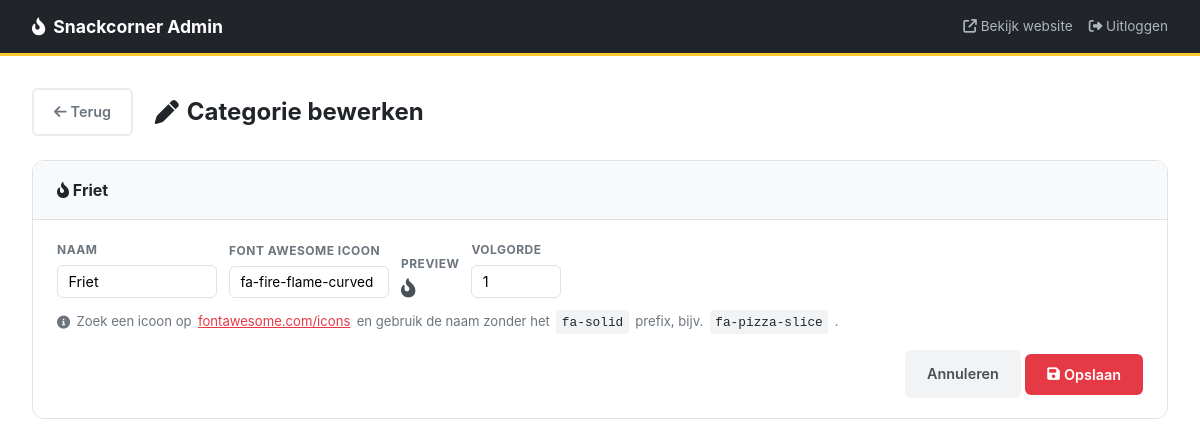
The page /app/admin_categorie_bewerken.php?id=1 (signed in) on the database its author committed.
### tables this page shows
CREATE TABLE `categorieen` (
  `id` int UNSIGNED NOT NULL,
  `naam` varchar(100) NOT NULL,
  `icoon` varchar(50) NOT NULL DEFAULT 'fa-star',
  `volgorde` int UNSIGNED NOT NULL DEFAULT '99'
);

### app/admin_categorie_bewerken.php (the view, shortened to what this page needs)
<?php
try {
    $db = new PDO(
        'mysql:host=mysql_db;dbname=restaraunt;charset=utf8',
        'root',
        'rootpassword',
        [PDO::ATTR_ERRMODE => PDO::ERRMODE_EXCEPTION]
    );
} catch (PDOException $e) {
    die("Verbinding mislukt: " . $e->getMessage());
}
$id = (int)($_GET['id'] ?? 0);
$stmt = $db->prepare("SELECT * FROM `categorieen` WHERE id = :id");
$stmt->execute([':id' => $id]);
$cat = $stmt->fetch(PDO::FETCH_ASSOC);
$terugLink = 'admin.php?tab=categorieen';
?>
<!DOCTYPE html>
<html lang="nl">
<head>
    <link rel="stylesheet" href="https://cdnjs.cloudflare.com/ajax/libs/font-awesome/6.5.0/css/all.min.css" />
    <link rel="stylesheet" href="Styling/styles.css" />
</head>
<body>
    <div class="topbar">
        <h1><i class="fa-solid fa-fire-flame-curved"></i> Snackcorner Admin</h1>
        <div class="topbar-actions">
            <a href="index.php" target="_blank"><i class="fa-solid fa-arrow-up-right-from-square"></i> Bekijk website</a>
            <a href="admin.php?logout=1"><i class="fa-solid fa-right-from-bracket"></i> Uitloggen</a>
        </div>
    </div>
    <div class="wrapper">
        <div class="main">
            <div class="page-title">
                <a href="<?= htmlspecialchars($terugLink) ?>" class="btn btn-ghost">
                    <i class="fa-solid fa-arrow-left"></i> Terug
                </a>
                &nbsp;<i class="fa-solid fa-pen"></i> Categorie bewerken
            </div>
            <div class="card">
                <div class="card-header">
                    <h2>
                        <i class="fa-solid <?= htmlspecialchars($cat['icoon']) ?>" id="iconPreview"></i>
                        <?= htmlspecialchars($cat['naam']) ?>
                    </h2>
                </div>
                <form method="POST"
                      action="admin_categorie_bewerken.php?id=<?= $id ?>"
                      style="padding: 1.25rem 1.5rem;">
                    <div class="add-form">
                        <div class="field">
                            <label>Naam</label>
                            <input type="text" name="cat_naam"
                                   value="<?= htmlspecialchars($cat['naam']) ?>" required>
                        </div>
                        <div class="field">
                            <label>Font Awesome icoon</label>
                            <input type="text" name="cat_icoon" class="icon-input"
                                   value="<?= htmlspecialchars($cat['icoon']) ?>"
                                   placeholder="bijv. fa-burger"
                                   oninput="updatePreview(this)">
                        </div>
                        <div class="field">
                            <label>Preview</label>
                            <i class="fa-solid <?= htmlspecialchars($cat['icoon']) ?> icon-preview" id="iconPreviewField"></i>
                        </div>
                        <div class="field">
                            <label>Volgorde</label>
                            <input type="number" name="cat_volgorde" min="0" class="input-narrow"
                                   value="<?= (int)$cat['volgorde'] ?>">
                        </div>
                    </div>
                    <p class="icon-hint" style="margin-top: 0.75rem;">
                        <i class="fa-solid fa-circle-info"></i>
                        Zoek een icoon op <a href="https://fontawesome.com/icons" target="_blank">fontawesome.com/icons</a>
                        en gebruik de naam zonder het <code>fa-solid</code> prefix, bijv. <code>fa-pizza-slice</code>.
                    </p>
                    <div class="text-right" style="margin-top: 1rem;">
                        <a href="<?= htmlspecialchars($terugLink) ?>" class="btn btn-cancel">Annuleren</a>
                        <button type="submit" class="btn btn-save">
                            <i class="fa-solid fa-floppy-disk"></i> Opslaan
                        </button>
                    </div>
                </form>
            </div>
        </div>
    </div>
</body>
</html>

### app/Styling/styles.css (style rules this page uses)
:root { --clr-red: #E63946; --clr-yellow: #FFC82C; --clr-dark: #212529; --clr-light: #E9ECEF; --clr-brown: #72420B; --clr-red-dark: #c42d39; --clr-white: #FFFFFF; --clr-surface: #FAFAFA; --clr-text-muted: #6c757d; --clr-veg-green: #2d8a3e; --font-heading: 'Rubik', sans-serif; --font-body: 'Inter', sans-serif; --space-xs: 0.25rem; --space-sm: 0.5rem; --space-md: 1rem; --space-lg: 1.5rem; --space-xl: 2rem; --space-2xl: 3rem; --space-3xl: 4.5rem; --max-width: 1200px; --header-height: 64px; --radius-sm: 6px; --radius-md: 12px; --radius-lg: 20px; --border: 2px solid var(--clr-brown); --shadow-sm: 0 2px 8px rgba(0,0,0,0.08); --shadow-md: 0 4px 16px rgba(0,0,0,0.12); --shadow-lg: 0 8px 32px rgba(0,0,0,0.16); --transition: 0.2s ease; }
*, *::before, *::after { box-sizing: border-box; margin: 0; padding: 0; }
html { scroll-behavior: smooth; scroll-padding-top: calc(var(--header-height) + 16px); }
body { font-family: var(--font-body); font-size: 1rem; line-height: 1.65; color: var(--clr-dark); background-color: var(--clr-white); overflow-x: hidden; }
a { color: inherit; text-decoration: none; }
.btn { display: inline-flex; align-items: center; gap: var(--space-xs); padding: 0.625rem 1.25rem; border-radius: var(--radius-sm); font-family: var(--font-body); font-weight: 600; font-size: 0.9rem; cursor: pointer; border: 2px solid transparent; transition: background-color var(--transition), color var(--transition), transform var(--transition), box-shadow var(--transition); white-space: nowrap; }
.btn-ghost { background-color: transparent; color: var(--clr-text-muted); border-color: var(--clr-light); }
.topbar { background: #212529; color: #fff; display: flex; align-items: center; justify-content: space-between; padding: 0 2rem; height: 56px; border-bottom: 3px solid #FFC82C; }
.topbar h1 { font-size: 1.1rem; display: flex; align-items: center; gap: .5rem; }
.topbar a { color: #adb5bd; font-size: .85rem; text-decoration: none; transition: color .2s; }
.wrapper { display: flex; min-height: calc(100vh - 56px); }
.main { flex: 1; padding: 2rem; overflow-x: auto; }
.page-title { font-size: 1.5rem; font-weight: 700; margin-bottom: 1.5rem; display: flex; align-items: center; gap: .5rem; }
.card { background: #fff; border-radius: 12px; border: 1px solid #dee2e6; overflow: hidden; margin-bottom: 1.5rem; }
.card-header { padding: 1rem 1.5rem; background: #f8f9fa; border-bottom: 1px solid #dee2e6; display: flex; align-items: center; justify-content: space-between; }
.card-header h2 { font-size: 1rem; font-weight: 700; }
.icon-input { font-family: monospace; font-size: .85rem !important; }
.icon-preview { font-size: 1.2rem; color: #495057; }
.btn-save { background: #E63946; color: #fff; }
.add-form { display: flex; flex-wrap: wrap; gap: .75rem; align-items: flex-end; }
.add-form .field { display: flex; flex-direction: column; gap: .3rem; }
.add-form label { font-size: .75rem; font-weight: 700; color: #6c757d; text-transform: uppercase; letter-spacing: .04em; }
.add-form input[type=text], .add-form input[type=number] { padding: .45rem .65rem; border: 1.5px solid #dee2e6; border-radius: 6px; font-size: .9rem; font-family: inherit; width: 160px; }
.add-form input[type=number] { width: 90px; }
.icon-hint { margin-top: 1rem; font-size: .82rem; color: #6c757d; display: flex; align-items: center; gap: .4rem; flex-wrap: wrap; }
.icon-hint a { color: #E63946; text-decoration: underline; }
.icon-hint code { background: #f1f3f5; border-radius: 4px; padding: .1rem .35rem; font-size: .8rem; color: #212529; }
.btn-cancel { background: #f1f3f5; color: #495057; }
.topbar-actions { display: flex; gap: 1rem; align-items: center; }
.text-right { text-align: right; }
.input-narrow { width: 80px; }

### rows shown on the page
categorieen: naam "Friet", cat_naam "Friet", cat_icoon "fa-fire-flame-curved", cat_volgorde "1"
